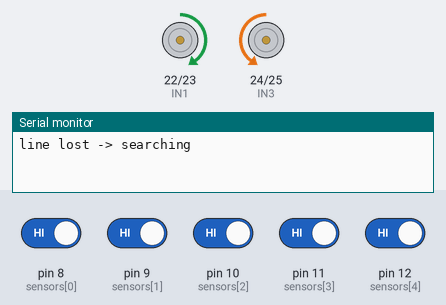
Recording of a sketch running on a simulated Arduino Mega 2560, built with avr-gcc and run on an emulated ATmega2560. Parts: motor-driver pin pairs drawn as motors (green arrow = first pin HIGH = forward, orange = second pin HIGH = backward, longer = more drive, scaled by the enable pin), the last lines printed to the serial monitor. Inputs (shaded band) come from the test bench; at power-on: pin 8 (sensors[0]), pin 9 (sensors[1]), pin 10 (sensors[2]), pin 11 (sensors[3]), pin 12 (sensors[4]) HIGH.

Above: at 4.2 s.
4.3 s: pin 10 (sensors[2]) driven LOW
At 5.5 s:
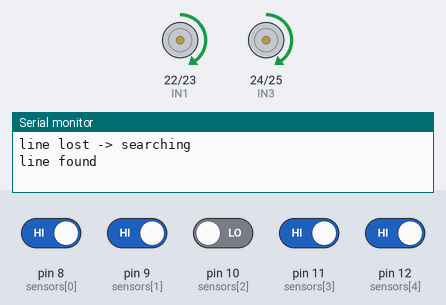
5.8 s: pin 10 (sensors[2]) driven HIGH
At 12.4 s:
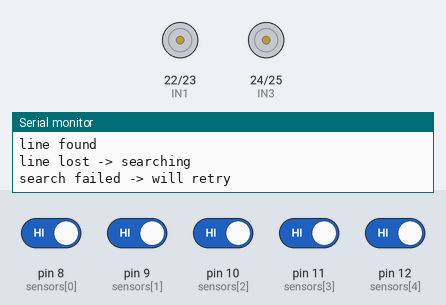
Timing chart, 0 to 13.4 s (numbered marks = the images above; inputs shaded):
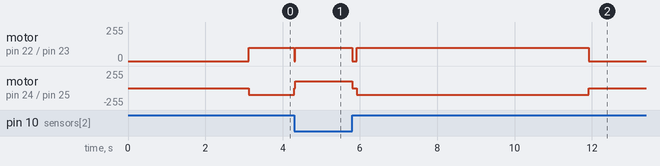

The sketch:

v21.ino
```cpp
/*
Embedded project
Malak Mekky
Malak Taha
Jannah Hella
*/

// h bridge bits
#define ENA 5
#define IN1 22
#define IN2 23
#define IN3 24
#define IN4 25
#define ENB 6

//sensor pinout
const byte sensors[5] = {8,9,10,11,12};

// speeds
const int normalSpeed = 120;
const int turnSpeed = 110;        // was 90: spinning on the spot needs more torque (weaker battery stalled it)
const int scanSpeed = 90;
const int kickSpeed = 150;        // short burst at the start of a spin to break static friction
const unsigned long kickTime = 40;

// recovery speed
const int searchSpeed = 100;      // was 80, same reason as turnSpeed
const unsigned long lostTime = 120;
const unsigned long maxSearchTime = 6000;
const unsigned long alignTime = 30;
const unsigned long turnProtectionTime = 350;
const unsigned long retryAfter = 1500;   // after a failed search, wait this long then try again

// turn
const unsigned long nodeTime = 130;
const unsigned long minTurnTime = 180;
const unsigned long maxTurnTime = 2200;
const unsigned long cooldownTime = 300;

// intersection
const unsigned long nodeConfirmTime = 15;

// line following
const float kp = 15.0;

// state
bool readyForNode = false;
bool isSearching = false;
bool searchFailed = false;
bool turnCompleted = false;

unsigned long lastNodeTime = 0;
unsigned long lastTurnTime = 0;
unsigned long lineLostTime = 0;
unsigned long searchStartTime = 0;
unsigned long centerStartTime = 0;
unsigned long failedAt = 0;

int lastTurnDirection = 1;

// motor control
void drive(int left, int right) {

  digitalWrite(IN1, left >= 0 ? HIGH : LOW);
  digitalWrite(IN2, left >= 0 ? LOW : HIGH);

  digitalWrite(IN3, right >= 0 ? HIGH : LOW);
  digitalWrite(IN4, right < 0 ? HIGH : LOW);

  analogWrite(ENA, constrain(abs(left),0,255));
  analogWrite(ENB, constrain(abs(right),0,255));
}

void stopCar() {
  analogWrite(ENA,0);
  analogWrite(ENB,0);
}

// sensor reading
byte readLine() {

  byte sensorValues = 0;

  for(int i=0; i<5; i++) {
    if(digitalRead(sensors[i]) == LOW)
      sensorValues |= (1 << i);
  }

  return sensorValues;
}

bool leftBranch(byte sensorValues) {
  return (sensorValues & 0b00011) == 0b00011;
}

bool rightBranch(byte sensorValues) {
  return (sensorValues & 0b11000) == 0b11000;
}

// ORIGINAL 90 DEGREE TURN
bool turn90(int direction) {

  stopCar();
  delay(60);

  // short burst so the car actually starts rotating, then the normal turn speed
  drive(direction * kickSpeed,
       -direction * kickSpeed);
  delay(kickTime);

  drive(direction * turnSpeed,
       -direction * turnSpeed);

  unsigned long turnStart = millis();
  bool leftOldLine = false;
  unsigned long stableTime = 0;

  while(millis() - turnStart < maxTurnTime) {

    byte sensorValues = readLine();
    bool centerDetected = sensorValues & 0b00100;

    if(!centerDetected) {
      leftOldLine = true;
      stableTime = 0;
    }

    if(leftOldLine &&
       millis() - turnStart > minTurnTime &&
       centerDetected) {

      if(stableTime == 0)
        stableTime = millis();

      if(millis() - stableTime > 30) {

        stopCar();
        delay(70);

        lastTurnTime = millis();
        turnCompleted = true;

        return true;
      }
    }
    else if(!centerDetected) {
      stableTime = 0;
    }
  }

  stopCar();
  return false;
}

// full circle search to fix
void recoverLine() {

  if(!isSearching) {

    isSearching = true;
    Serial.println("line lost -> searching");
    searchStartTime = millis();
    centerStartTime = 0;
    readyForNode = false;

    stopCar();
  }

  byte sensorValues = readLine();

  bool centerDetected = (sensorValues & 0b00100) != 0;

  // centering
  if(centerDetected) {

    if(centerStartTime == 0)
      centerStartTime = millis();
    stopCar();

    if(millis() - centerStartTime >= alignTime) {

      isSearching = false;
      centerStartTime = 0;
      lineLostTime = 0;
      lastNodeTime = millis();
      Serial.println("line found");

      return;
    }

  } else {

    centerStartTime = 0;
    drive(
      lastTurnDirection * searchSpeed,
      -lastTurnDirection * searchSpeed
    );
  }
  if(millis() - searchStartTime >= maxSearchTime) {

    stopCar();
    isSearching = false;
    searchFailed = true;
    failedAt = millis();
    Serial.println("search failed -> will retry");
  }
}

void setup() {

  Serial.begin(115200);

  pinMode(ENA,OUTPUT);
  pinMode(ENB,OUTPUT);

  pinMode(IN1,OUTPUT);
  pinMode(IN2,OUTPUT);
  pinMode(IN3,OUTPUT);
  pinMode(IN4,OUTPUT);

  for(int i=0; i<5; i++)
    pinMode(sensors[i],INPUT);

  stopCar();

  delay(3000);

  lastNodeTime = millis();
}

void loop() {

  // a failed search is not final: resume as soon as black is seen, or retry after a pause
  if(searchFailed) {
    stopCar();
    if(readLine() != 0 || millis() - failedAt > retryAfter) {
      searchFailed = false;
      lineLostTime = 0;
      readyForNode = false;
      lastNodeTime = millis();
      Serial.println("resuming");
    }
    return;
  }

  byte sensorValues = readLine();

  if(isSearching) {
    recoverLine();
    return;
  }

  // confirm if lost
  if(sensorValues == 0) {

    stopCar();

    // protect against false recovery
    if(turnCompleted &&
       millis() - lastTurnTime <
       turnProtectionTime) {

      lineLostTime = 0;
      return;
    }

    if(lineLostTime == 0)
      lineLostTime = millis();

    if(millis() - lineLostTime >= lostTime) {
      recoverLine();
    }

    return;
  }

  //detected
  lineLostTime = 0;

  // intersection detection
  if(sensorValues == 0b00100 ||
     sensorValues == 0b00110 ||
     sensorValues == 0b01100 ||
     sensorValues == 0b01110) {

    readyForNode = true;
  }

  if(readyForNode &&
     millis() - lastNodeTime > cooldownTime &&
     (leftBranch(sensorValues) || rightBranch(sensorValues))) {

    // intersection confirmation
    bool leftDetected = leftBranch(sensorValues);
    bool rightDetected = rightBranch(sensorValues);

    delay(nodeConfirmTime);

    byte newReading = readLine();

    bool turnLeft = leftDetected && leftBranch(newReading);
    bool turnRight = rightDetected && rightBranch(newReading);

    if(turnLeft || turnRight) {

      drive(scanSpeed,scanSpeed);

      unsigned long scanStart = millis();

      while(millis() - scanStart < nodeTime) {

        byte currentReading = readLine();

        if(leftBranch(currentReading)) turnLeft = true;
        if(rightBranch(currentReading)) turnRight = true;
      }

      stopCar();

      int direction = 0;

      // prioritise right
      if(turnRight)
        direction = 1;
      else if(turnLeft)
        direction = -1;

      Serial.print("node L=");
      Serial.print(turnLeft);
      Serial.print(" R=");
      Serial.print(turnRight);
      Serial.print(" -> ");
      Serial.println(direction == 1 ? "RIGHT" : direction == -1 ? "LEFT" : "NONE");

      if(direction != 0) {

        lastTurnDirection = direction;

        if(!turn90(direction)) {
          // a failed turn is no longer fatal: carry on and let the lost-line search handle it
          Serial.println("turn failed -> recovering");
          stopCar();
        }
      }

      readyForNode = false;
      lastNodeTime = millis();
      return;
    }
  }

  // follow straight line
  int totalPosition = 0;
  int activeSensors = 0;

  for(int i=0; i<5; i++) {

    if(sensorValues & (1 << i)) {
      totalPosition += i - 2;
      activeSensors++;
    }
  }

  if(activeSensors > 0) {

    float error = (float)totalPosition / activeSensors;

    if(error < -0.3)
      lastTurnDirection = -1;

    else if(error > 0.3)
      lastTurnDirection = 1;

    int correction = (int)(kp * error);

    int leftSpeed = normalSpeed + correction;
    int rightSpeed = normalSpeed - correction;

    drive(
      constrain(leftSpeed,0,100),
      constrain(rightSpeed,0,100)
    );
  }
}
```

Measured:
- after the input at 4.3 s, motor on pin 22 (IN1) / pin 23 (IN2): forward 100/255 → stopped at once, → forward 100/255 0.03 s later; motor on pin 24 (IN3) / pin 25 (IN4): backward 100/255 → forward 100/255 at once
- after the input at 5.8 s, motor on pin 22 (IN1) / pin 23 (IN2): forward 100/255 → stopped at once, → forward 100/255 0.12 s later, → stopped 6.0 s later; motor on pin 24 (IN3) / pin 25 (IN4): forward 100/255 → stopped at once, → backward 100/255 0.12 s later, → stopped 6.0 s later
